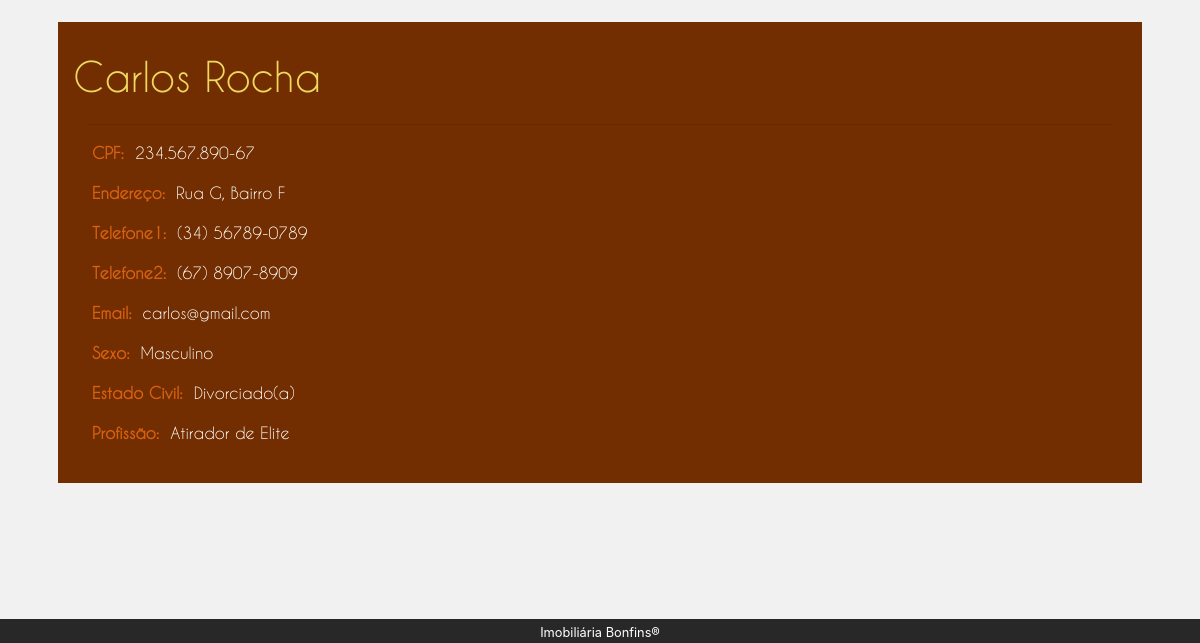
Page /administrativo/listagemCliente.php (signed in, lower part) on the earlier database version.
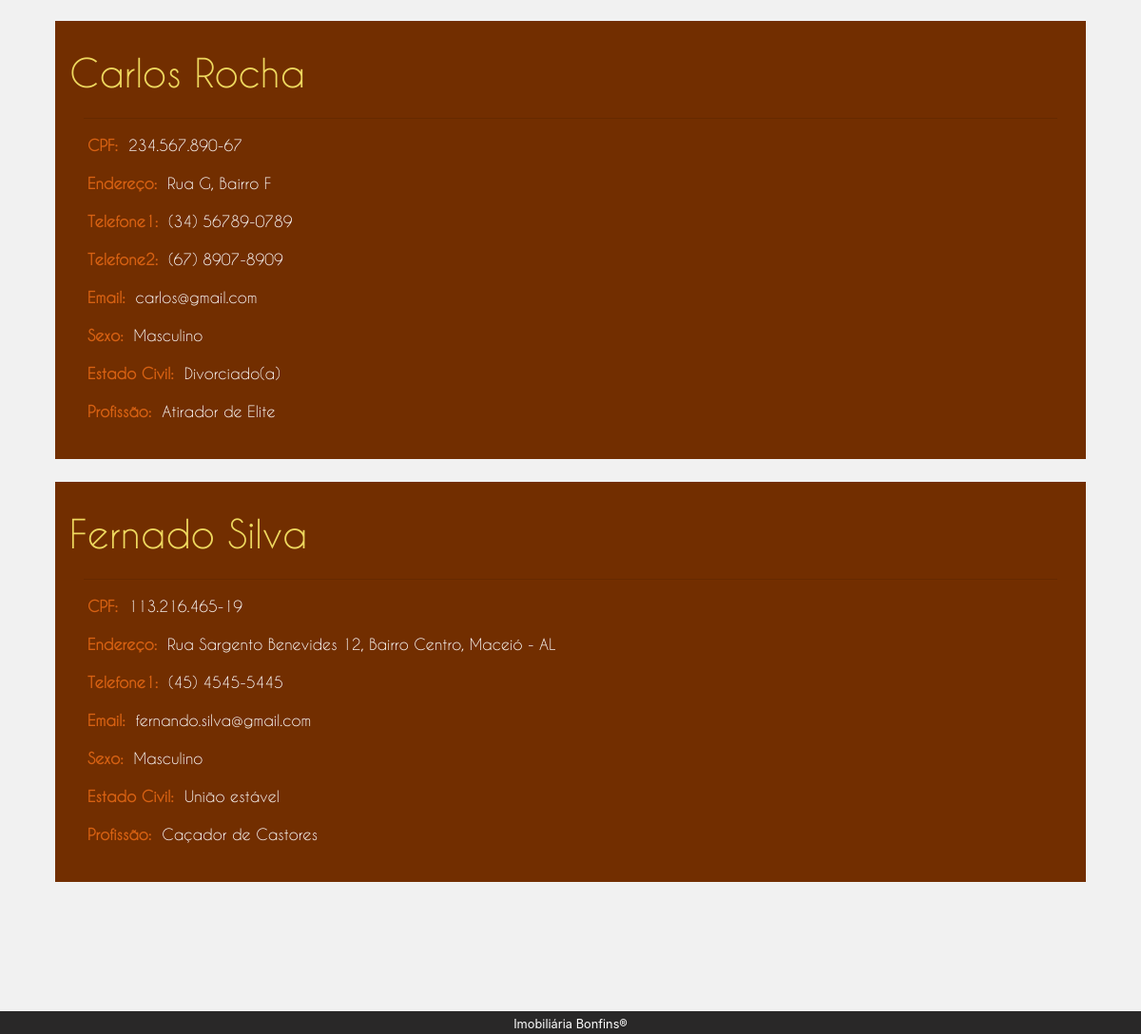
Same page on the later database version.
### tables this page shows
CREATE TABLE `cliente` (
  `ID` int(4) UNSIGNED NOT NULL,
  `Nome` varchar(100) NOT NULL,
  `Cpf` varchar(14) NOT NULL,
  `Endereco` varchar(150) NOT NULL,
  `Email` varchar(60) NOT NULL,
  `Sexo` char(1) NOT NULL,
  `EstadoCivil` int(1) UNSIGNED NOT NULL,
  `Profissao` varchar(100) NOT NULL
);

CREATE TABLE `estadoCivil` (
  `ID` int(4) UNSIGNED NOT NULL,
  `Nome` varchar(30) NOT NULL
);

### php/cliente.php (called while the page is built, shortened)
<?php
    function getClientes($conn) {
        $array_clientes = null;
        $sql = "SELECT
                    c.ID,
                    c.Nome,
                    c.Cpf,
                    c.Endereco,
                    c.Email,
                    c.Sexo,
                    e.Nome as EstadoCivil,
                    c.Profissao
                FROM
                    cliente as c,
                    estadoCivil as e
                WHERE
                    c.EstadoCivil = e.ID";
        $result = $conn->query($sql);
        while ($row = $result->fetch()) {
            $cliente = new Cliente();
            $cliente->id            = $row["ID"];
            $cliente->nome          = $row["Nome"];
            $cliente->cpf           = $row["Cpf"];
            $cliente->endereco      = $row["Endereco"];
            $cliente->email         = $row["Email"];
            if ($row["Sexo"] == "m")
                $cliente->sexo      = "Masculino";
            if ($row["Sexo"] == "f")
                $cliente->sexo      = "Feminino";
            $cliente->estadoCivil   = $row["EstadoCivil"];
            $cliente->profissao     = $row["Profissao"];
            $array_clientes[] = $cliente;
        }
        return $array_clientes;
    }
?>

### administrativo/listagemCliente.php (the view, shortened to what this page needs)
<!DOCTYPE html>
<html lang="pt-br">
    <head>
        <link rel="stylesheet" href="../css/bootstrap.css">
        <link rel="stylesheet" href="css/administrativo.css">
        <link rel="stylesheet" href="css/listagem.css">
    </head>
    <body>
        <section>
            <div class="col-sm-12">
                <div class="row">
                    <div class="col-sm-12 px-0">
                        <div id="listagemContainer" class="px-0">
                            <div class="container px-0">
                                <div class="jumbotron px-2">
                                    <div id="admContainer">
                                        <?php
                                            require "../php/conexaoMysql.php";
                                            require "../php/cliente.php";
                                            $arrayClientes = null;
                                            $telefones = null;
                                            try {
                                                $arrayClientes = getClientes($conn);
                                            } catch (Exception $e) {
                                                $msgErro = $e->getMessage();
                                                echo $msgErro;
                                            }
                                            if ($arrayClientes != null) {
                                                foreach ($arrayClientes as $cliente) {
                                                    $counterTelefone = 1;
                                                    $sql = "SELECT
                                                                Numero
                                                            FROM
                                                                telefone
                                                            WHERE
                                                                PessoaID = $cliente->id AND
                                                                TipoPessoa = 1";
                                                    $result = $conn->query($sql);
                                                    while ($row = $result->fetch()) {
                                                        $telefones[] = $row["Numero"];
                                                    }
                                                    echo "
                                                        <div class='row pt-4'>
                                                            <div class='container'>
                                                                <div class='col-sm-12 admBox'>
                                                                    <div class='row'>
                                                                        <h1>$cliente->nome</h1>
                                                                    </div>
                                                                    <hr>
                                                                    <div class='row mt-2 ml-1'>
                                                                        <label for='cpf'>
                                                                            <strong>CPF:&nbsp&nbsp</strong>
                                                                        </label>
                                                                        <span name='cpf'>$cliente->cpf</span>
                                                                    </div>
                                                                    <div class='row mt-2 ml-1'>
                                                                        <label for='endereco'>
                                                                            <strong>Endereço:&nbsp&nbsp</strong>
                                                                        </label>
                                                                        <span name='endereco'>$cliente->endereco</span>
                                                                    </div>";
                                                    for ($x = 0; $x < count($telefones); $x++) {
                                                        echo "
                                                            <div class='row mt-2 ml-1'>
                                                                <label for='telefone$counterTelefone'>
                                                                    <strong>Telefone$counterTelefone:&nbsp&nbsp</strong>
                                                                </label>
                                                                <span name='telefone$counterTelefone'>$telefones[$x]</span>
                                                            </div>";
                                                        $counterTelefone++;
                                                    }
                                                    echo "
                                                                    <div class='row mt-2 ml-1'>
                                                                        <label for='email'>
                                                                            <strong>Email:&nbsp&nbsp</strong>
                                                                        </label>
                                                                        <span name='email'>$cliente->email</span>
                                                                    </div>
                                                                    <div class='row mt-2 ml-1'>
                                                                        <label for='sexo'>
                                                                            <strong>Sexo:&nbsp&nbsp</strong>
                                                                        </label>
                                                                        <span name='sexo'>$cliente->sexo</span>
                                                                    </div>
                                                                    <div class='row mt-2 ml-1'>
                                                                        <label for='estadoCivil'>
                                                                            <strong>Estado Civil:&nbsp&nbsp</strong>
                                                                        </label>
                                                                        <span name='estadoCivil'>$cliente->estadoCivil</span>
                                                                    </div>
                                                                    <div class='row mt-2 ml-1'>
                                                                        <label for='profissao'>
                                                                            <strong>Profissão:&nbsp&nbsp</strong>
                                                                        </label>
                                                                        <span name='profissao'>$cliente->profissao</span>
                                                                    </div>
                                                                </div>
                                                            </div>
                                                        </div>";
                                                    $telefones = null;
                                                }
                                            }
                                        ?>
                                    </div>
                                </div>
                            </div>
                        </div>
                    </div>
                </div>
                <div class="row">
                    <div class="col-sm-12 p-0">
                        <footer class="text-center p-0" id=footer>
                            <small>Imobiliária Bonfins<span>&reg</span></small>
                        </footer>
                    </div>
                </div>
            </div>
        </section>
    </body>
</html>

### administrativo/css/administrativo.css (style rules this page uses)
body { background: rgb(41, 40, 40); height: 96vh; }
#admContainer { padding: 20px; padding-top: 0; background-color: #f1f1f1; min-height: 82.3vh; }
.jumbotron { background-color: inherit !important; font-family: 'Caviar Dreams' !important; }
.jumbotron h1 { font-size: 5rem; }
footer { padding: 20px; background-color: rgb(41, 40, 40); color: white; }

### administrativo/css/listagem.css (style rules this page uses)
#listagemContainer { padding: 20px; background-color: #f1f1f1; min-height: 82.3vh; }
.admBox { background: rgb(114, 46, 0); padding: 30px; color: white; }
.admBox h1 { font-size: 2.5rem !important; color: rgb(238, 216, 94); }
label { color: rgb(214, 97, 18); }

Differences in the rows shown:
added cliente: Nome "Fernado Silva", Cpf "113.216.465-19", Endereco "Rua Sargento Benevides 12, Bairro Centro, Maceió - AL", x "(45) 4545-5445", Email "fernando.silva@gmail.com", sexo "Masculino", EstadoCivil.Nome "União estável", Profissao "Caçador de Castores"
